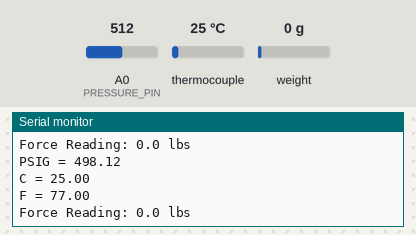
The sketch below on a simulated Arduino Leonardo, built with avr-gcc and run on an emulated ATmega32U4. Parts: the last lines printed to the serial monitor. Inputs (shaded band) come from the test bench; at power-on: A0 (PRESSURE_PIN) = 512, thermocouple 25 °C, weight on the scale 0 g.

Above: at 2.7 s.
2.8 s: A0 (PRESSURE_PIN) set to 17
At 2.87 s:
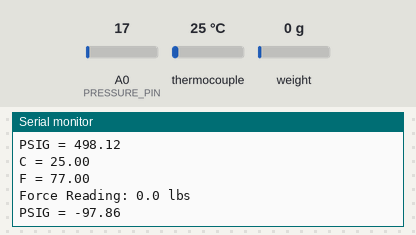
5.8 s: A0 (PRESSURE_PIN) set to 13
At 6.11 s:
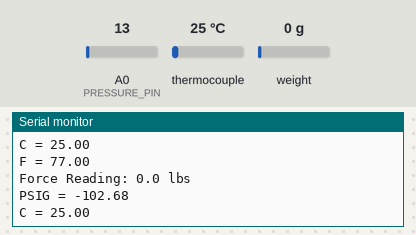
Timing chart, 0 to 8.8 s (numbered marks = the images above; inputs shaded):
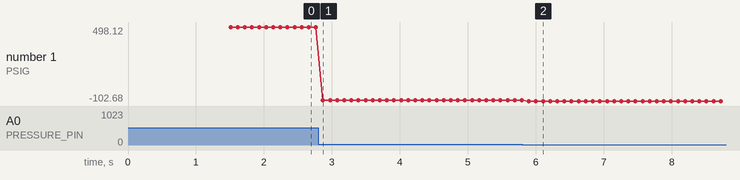

The sketch:

Pressure_Temperature_Force_Measurement.ino
```cpp
#include <SPI.h>
#include "Adafruit_MAX31855.h"
#include "HX711.h"

#define PRESSURE_PIN 0
#define MAXDO 3
#define MAXCS 4
#define MAXCLK 5
#define PERIOD 100
#define calibration_factor 20400.0 //This value is obtained using the SparkFun_HX711_Calibration sketch
#define DOUT  6
#define CLK  7

Adafruit_MAX31855 thermocouple(MAXCLK, MAXCS, MAXDO);
HX711 scale(DOUT, CLK);
unsigned long last_run_time = 0;


void setup()
{
  while (!Serial); // wait for Serial on Leonardo/Zero, etc
  Serial.begin(9600);
   scale.set_scale(calibration_factor); //This value is obtained by using the SparkFun_HX711_Calibration sketch
  scale.tare();  //Assuming there is no weight on the scale at start up, reset the scale to 0
  pinMode (PRESSURE_PIN, INPUT);
  delay (500); // wait for MAX chip to stabilize
}

void loop()
{
  if (millis () > last_run_time + PERIOD)
  {
  last_run_time = millis ();
  Serial.print ("PSIG = ");
  Serial.println (getPressure(analogRead(PRESSURE_PIN)));
  //error message
  if (isnan(getTemperatureCelsius()))
  {
    Serial.println ("Something wrong with thermocouple !");
  }
  else
  {
    Serial.print("C = ");
    double CTemp = getTemperatureCelsius ();
    Serial.println(CTemp);
    Serial.print ("F = ");
    Serial.println (CTemp * 1.8 + 32);
  }
  Serial.print("Force Reading: ");
  Serial.print(scale.get_units(), 1); //scale.get_units() returns a float
  Serial.println(" lbs"); //You can change this to kg but you'll need to refactor the calibration_factor
  }
}

double getPressure (double reading)
{
  double PSIG = getVDC(reading) * 246.58 - 118.33;
  return PSIG;
}

double getVDC (double reading)
{
  double VDC = reading *5 / 1024;
  return VDC;
}

double getInternalTemperature ()
{
  return thermocouple.readInternal ();
}

double getTemperatureCelsius ()
{
  return thermocouple.readCelsius();
}
```

Measured:
- the behaviour switches between 16 and 15 on A0 (PRESSURE_PIN) (found by bisection; images 1 and 2)
- after the input at 2.8 s, the serial monitor: prints a new line after 0.07 s (image 1)
- after the input at 5.8 s, the serial monitor: prints a new line after 0.10 s (image 2)
- plotted number 1: 498.12 → -97.86 after the input at 2.8 s, -97.86 → -102.68 after the input at 5.8 s
